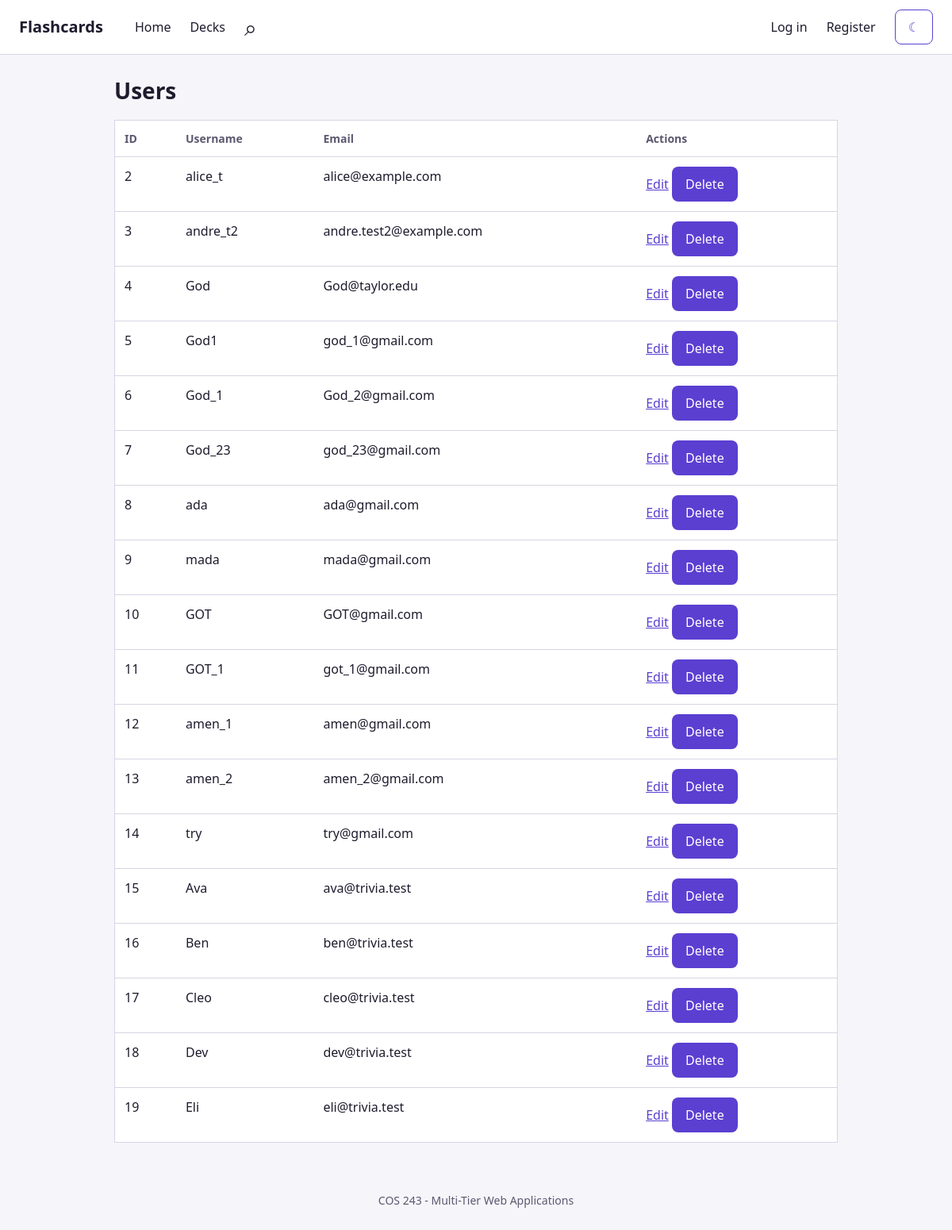
/users, run on an earlier commit of the app's database.
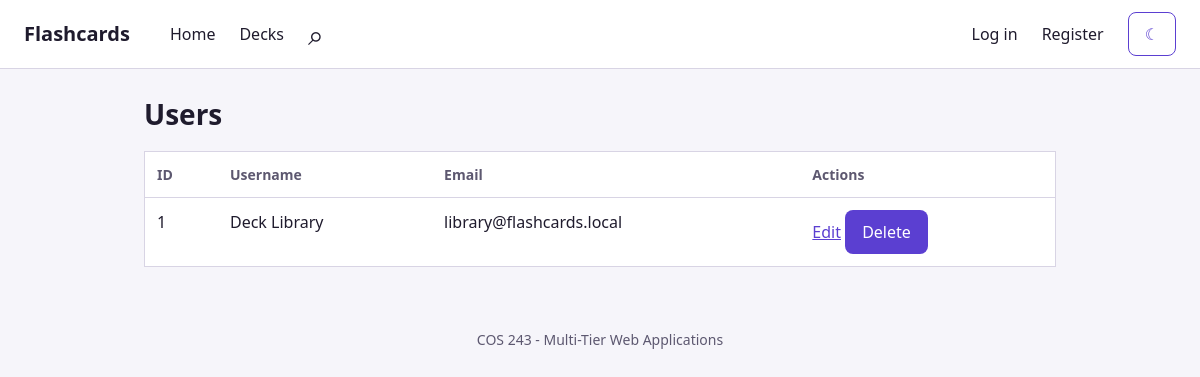
And on a later commit of the database.
### models.py (models this page shows)
class User(SQLModel, table=True):
    id: Optional[int] = Field(default=None, primary_key=True)
    Username: str = ""
    First_name: str = ""
    Last_name: str = ""
    email: str = Field(unique=True)
    password_hash: Optional[str] = None
    Location: str = ""
    Timezone: str = ""
    Created_at: datetime = Field(default_factory=utc_now)

### web/routes.py (the view)
@router.get("/users")
def users_page(request: Request, session: Session = Depends(get_session)):
    users = session.exec(select(User)).all()
    return templates.TemplateResponse(
        request=request,
        name="users/list.html",
        context={"users": users, "active": "users"},
    )

### templates/users/list.html (shortened to what this page needs)
{% extends "base.html" %}
{% block content %}
  <section>
    <h2>Users</h2>
    {% if users %}
      <table>
        <thead>
          <tr>
            <th>ID</th>
            <th>Username</th>
            <th>Email</th>
            <th>Actions</th>
          </tr>
        </thead>
        <tbody>
          {% for user in users %}
            <tr>
              <td>{{ user.id }}</td>
              <td>{{ user.Username }}</td>
              <td>{{ user.email }}</td>
              <td>
                <a href="/users/{{ user.id }}/edit">Edit</a>
                <form method="post" action="/users/{{ user.id }}/delete" style="display:inline">
                  <button type="submit">Delete</button>
                </form>
              </td>
            </tr>
          {% endfor %}
        </tbody>
      </table>
    {% else %}
      <p>No users yet.</p>
    {% endif %}
  </section>
{% endblock %}

### templates/base.html (shortened to what this page needs)
<!doctype html>
<html lang="en"{% if request.cookies.theme in ["light", "dark"] %} data-theme="{{ request.cookies.theme }}"{% endif %}>
  <head>
    <link rel="stylesheet" href="/static/site.css?v=5" />
  </head>
  <body>
    <header>
      <h1><a href="/">Flashcards</a></h1>
      <nav aria-label="Main">
        <ul>
          <li>
            <a href="/">Home</a>
          </li>
          <li>
            <a href="/decks" {% if active == "decks" %}aria-current="page"{% endif %}>Decks</a>
          </li>
          <li>
            <a href="/search" {% if active == "search" %}aria-current="page"{% endif %}><span class="nav-icon" aria-hidden="true">&#8981;</span></a>
          </li>
          {% if request.state.user %}
            <li class="push nav-user">Logged in as {{ request.state.user.Username }}</li>
            <li>
              <form method="post" action="/logout">
                <input type="hidden" name="csrf_token" value="{{ csrf_token(request) }}" />
                <button type="submit">Log out</button>
              </form>
            </li>
          {% else %}
            <li class="push"><a href="/login">Log in</a></li>
            <li><a href="/register">Register</a></li>
          {% endif %}
          <li>
            <button type="button" id="theme-toggle" aria-label="Switch to dark mode" title="Switch to dark mode">☾</button>
          </li>
       </ul>
      </nav>
    </header>
    <main>
      {% block content %}{% endblock %}
    </main>
    <footer>
      <p>COS 243 - Multi-Tier Web Applications</p>
    </footer>
  </body>
</html>

### static/site.css (style rules this page uses)
:root { color-scheme: light dark; --color-bg: #f6f5fa; --color-surface: #ffffff; --color-text: #1f1b2d; --color-muted: #5d5870; --color-border: #d8d4e4; --color-accent: #5b3fd1; --color-accent-hover: #4a2fbd; --color-accent-soft: #eeeafc; --color-on-accent: #ffffff; --color-error: #b3261e; --font-body: system-ui, -apple-system, "Segoe UI", Roboto, sans-serif; --text-sm: 0.875rem; --text-base: 1rem; --text-lg: 1.25rem; --text-xl: 1.75rem; --text-card: clamp(1.125rem, 1rem + 1vw, 1.5rem); --space-1: 0.25rem; --space-2: 0.5rem; --space-3: 0.75rem; --space-4: 1rem; --space-5: 1.5rem; --space-6: 2.5rem; --radius: 0.5rem; --radius-lg: 1rem; --shadow: 0 1px 3px rgb(0 0 0 / 0.08), 0 4px 12px rgb(0 0 0 / 0.06); --width-page: 60rem; --width-label: 8rem; --width-deck: 15rem; --width-study: 40rem; --card-min-height: 50dvh; --gutter: var(--space-4); --tap: 2.75rem; }
@media (min-width: 48rem) { :root { --gutter: var(--space-5); --card-min-height: 18rem; } }
*, *::before, *::after { box-sizing: border-box; }
body { margin: 0; font-family: var(--font-body); font-size: var(--text-base); line-height: 1.5; color: var(--color-text); background: var(--color-bg); }
a { color: var(--color-accent); }
h2 { margin: 0 0 var(--space-4); font-size: var(--text-xl); }
main { max-width: var(--width-page); margin: 0 auto; padding: var(--space-5) var(--gutter); }
footer { padding: var(--space-5); text-align: center; font-size: var(--text-sm); color: var(--color-muted); }
button, .button-link { --button-bg: var(--color-accent); --button-bg-hover: var(--color-accent-hover); --button-text: var(--color-on-accent); min-height: var(--tap); font: inherit; padding: var(--space-2) var(--space-4); color: var(--button-text); background: var(--button-bg); border: 1px solid transparent; border-radius: var(--radius); cursor: pointer; }
header { display: flex; flex-direction: column; gap: var(--space-1); padding: var(--space-3) var(--gutter); background: var(--color-surface); border-bottom: 1px solid var(--color-border); }
header h1 { margin: 0; font-size: var(--text-lg); }
header h1 a { color: inherit; text-decoration: none; }
nav ul { display: flex; flex-wrap: wrap; align-items: center; gap: 0 var(--space-4); margin: 0; padding: 0; list-style: none; }
nav a { display: inline-flex; align-items: center; min-height: var(--tap); font-weight: 500; color: var(--color-text); text-decoration: none; }
.nav-icon { font-size: 28px; line-height: 1; margin-right: var(--space-1); }
@media (min-width: 48rem) { header { flex-direction: row; align-items: center; gap: var(--space-6); } }
@media (min-width: 48rem) { nav { flex: 1; } }
@media (min-width: 48rem) { nav ul { flex-wrap: nowrap; gap: var(--space-5); } }
nav .push { margin-left: auto; }
nav button { --button-bg: transparent; --button-bg-hover: var(--color-accent-soft); --button-text: var(--color-accent); border-color: var(--color-accent); }
table { width: 100%; border-collapse: collapse; background: var(--color-surface); border: 1px solid var(--color-border); }
th, td { padding: var(--space-3); text-align: left; vertical-align: top; border-bottom: 1px solid var(--color-border); }
th { font-size: var(--text-sm); color: var(--color-muted); }

What changed in the data, as far as the page shows it:
removed User: id "2", Username "alice_t", email "alice@example.com"
removed User: id "3", Username "andre_t2", email "andre.test2@example.com"
removed User: id "4", Username "God", email "God@taylor.edu"
removed User: id "5", Username "God1", email "god_1@gmail.com"
removed User: id "6", Username "God_1", email "God_2@gmail.com"
removed User: id "7", Username "God_23", email "god_23@gmail.com"
removed User: id "8", Username "ada", email "ada@gmail.com"
removed User: id "9", Username "mada", email "mada@gmail.com"
removed User: id "10", Username "GOT", email "GOT@gmail.com"
removed User: id "11", Username "GOT_1", email "got_1@gmail.com"
removed User: id "12", Username "amen_1", email "amen@gmail.com"
removed User: id "13", Username "amen_2", email "amen_2@gmail.com"
removed User: id "14", Username "try", email "try@gmail.com"
removed User: id "15", Username "Ava", email "ava@trivia.test"
removed User: id "16", Username "Ben", email "ben@trivia.test"
removed User: id "17", Username "Cleo", email "cleo@trivia.test"
removed User: id "18", Username "Dev", email "dev@trivia.test"
removed User: id "19", Username "Eli", email "eli@trivia.test"
added User: id "1", Username "Deck Library", email "library@flashcards.local"
